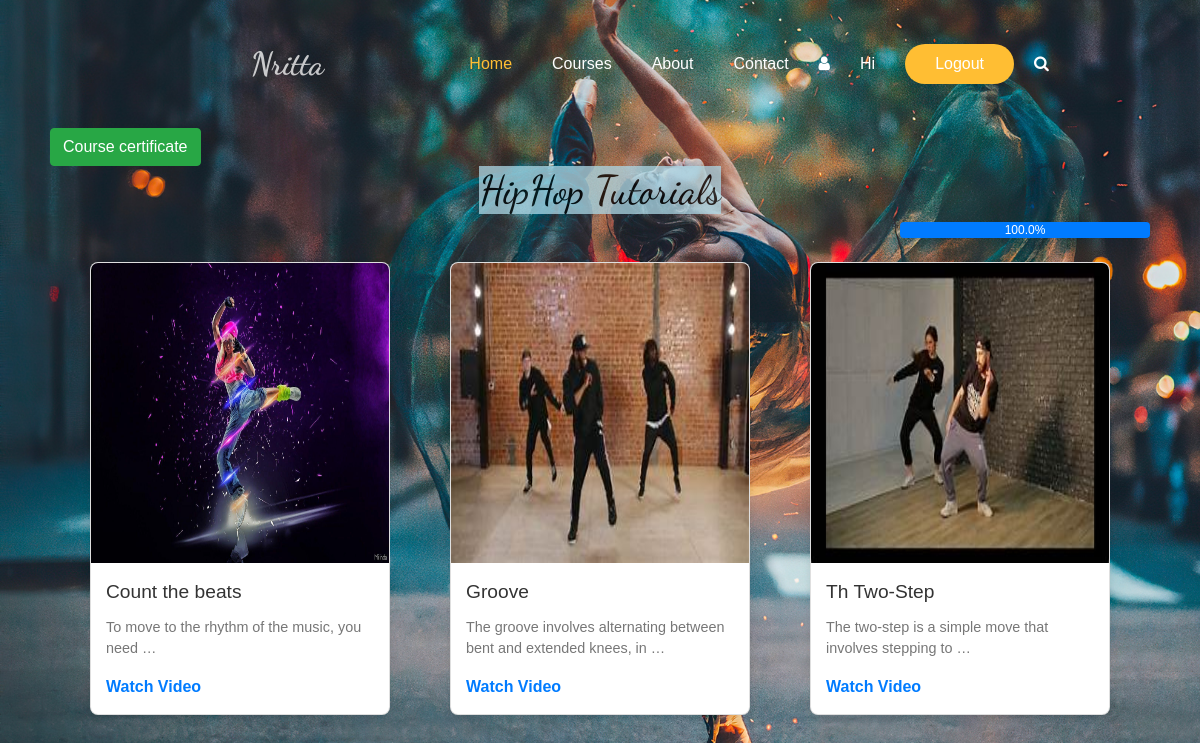
/tutorial/3/ (signed in), run on the app's committed database.
### Homeapp/models.py (models this page shows, shortened)
class DanceForms(models.Model):
    name = models.CharField(max_length=30)
    img = models.ImageField(upload_to="images")
    description = models.TextField()
    outcomes = models.TextField(null=True)
    duration = models.PositiveIntegerField()
    fees = models.FloatField()
    date = models.DateField(auto_now_add=True)

class Tutorials(models.Model):
    dance_forms = models.ForeignKey(DanceForms, on_delete=models.CASCADE)
    name = models.CharField(max_length=30)
    description = models.TextField()
    cover_img = models.ImageField(upload_to='cover image', null=True)
    vdo = models.FileField(upload_to='Tutorial_vdos')

### Homeapp/views.py (the view)
# urls.py: path('tutorial/<int:i>/', views.tutorial_fn, name="tt"),
@login_required(login_url='login')
def tutorial_fn(request, i):
    tut = Tutorials.objects.filter(dance_forms=i)
    df = DanceForms.objects.get(id=i)
    total_videos = len(tut)
    print(total_videos)
    try:
        progress = 100 / total_videos
        tv = TutorialProgress.objects.filter(user=request.user, course=df)
        total_watched_videos = len(tv)
        total_progress = total_watched_videos * progress
        print(total_progress)
    except:
        total_progress = 0
    print(df.name)
    return render(request, 'tutorial.html', {"ts": tut, "df": df, 'tp': total_progress})

### templates/tutorial.html (shortened to what this page needs)
{% extends 'base.html' %}
{% load static %}
{% block headerandslider %}
{% include 'navbar.html' %}
<div style="margin-left:50px;">
        {% if tp == 100 %}
        <a href="{% url 'cpdf' df.id %}"><button class="btn btn-success" type="submit">Course certificate</button></a>
        {% else %}
        <button class="btn btn-secondary" type="submit" disabled>Course certificate</button>
        {% endif %}
    </div>
<header>
    <h1> <span class="text-center" style="background-color:lightblue; color: #000;">{{df.name}} Tutorials</span></h1>
    </header>
    <div style="margin-left:900px; margin-right:50px;" class="progress">
      <div class="progress-bar progress-bar-success" role="progressbar" style="width: {{ tp }}%" >{{ tp }}%</div>
    </div>
    <div class="container">
    {% if ts %}
        {% for k in ts %}
        <div class="card mt-1">
            <img src="{{k.cover_img.url}}"  alt="Dance Tutorial 1">
            <div class="card-content">
                <div class="card-title">{{k.name}}</div>
                <div class="card-description">{{k.description|truncatewords:10}}</div>
                <a href="{% url 'wt' k.id %}" class="card-link">Watch Video</a>
            </div>
        </div>
        {% endfor %}
        {% else %}
        <p>No Tutorials found</p>
        {% endif %}
    </div>
{% endblock %}

### templates/base.html (shortened to what this page needs)
{% load static %}
<!DOCTYPE html>
<html>
<head>
  <link rel="stylesheet" type="text/css" href="{% static 'css/bootstrap.css' %}" />
  <link rel="stylesheet" type="text/css" href="https://cdnjs.cloudflare.com/ajax/libs/OwlCarousel2/2.3.4/assets/owl.carousel.min.css" />
  <link rel="stylesheet" href="https://cdnjs.cloudflare.com/ajax/libs/jquery-nice-select/1.1.0/css/nice-select.min.css" />
  <link href="{% static 'css/font-awesome.min.css' %}" rel="stylesheet" />
  <link href="{% static 'css/style.css' %}" rel="stylesheet" />
  <link href="{% static 'css/responsive.css' %}" rel="stylesheet" />
</head>
<body>
  <div class="hero_area">
    {% block headerandslider %}{% endblock %}
  </div>
</body>
</html>

### templates/navbar.html (shortened to what this page needs)
    <header class="header_section">
      <div class="container">
              <nav class="navbar navbar-expand-lg custom_nav-container ">
          <a class="navbar-brand" href="{% url 'home' %}">
            <span>
              Nritta
            </span>
          </a>
          <div class="collapse navbar-collapse" id="navbarSupportedContent">
            <ul class="navbar-nav  mx-auto ">
              <li class="nav-item active">
                <a class="nav-link" href="{% url 'home' %}">Home </a>
              </li>
              <li class="nav-item">
                <a class="nav-link" href="{% url 'home' %}#cs">Courses</a>
              </li>
              <li class="nav-item">
                <a class="nav-link" href="{% url 'home' %}#abt">About</a>
              </li>
                <li class="nav-item">
                <a class="nav-link" href="{% url 'home' %}#ftter">Contact</a>
              </li>
              <li class="user_option">
                 <a href="" class="user_link">
                <i class="fa fa-user" aria-hidden="true"></i>
              </a>
              </li>
              {% if request.user.is_authenticated %}
              <li class="nav-item">
                <a class="nav-link" href="">Hi {{request.user.first_name}}</a>
              </li>
              {% endif %}
            </ul>
            <div class="user_option">
              {% if request.user.is_authenticated %}
              <a href="{% url 'logout' %}" class="order_online">
                Logout
              </a>
              {% else %}
                <a href="{% url 'login' %}" class="order_online">
                Login
              </a>
              {% endif %}
              <form class="form-inline">
                <button class="btn  my-2 my-sm-0 nav_search-btn" type="submit">
                  <i class="fa fa-search" aria-hidden="true"></i>
                </button>
              </form>
            </div>
          </div>
        </nav>
      </div>
    </header>

### static/css/style.css (style rules this page uses)
body { font-family: "Open Sans", sans-serif; color: #0c0c0c; background-color: #fff; overflow-x: hidden; }
h1, h2 { font-family: 'Dancing Script', cursive; }
a, a:hover, a:focus { text-decoration: none; }
.btn, .btn:focus { outline: none !important; -webkit-box-shadow: none; box-shadow: none; }
.hero_area { position: relative; min-height: 100vh; display: -webkit-box; display: -ms-flexbox; display: flex; -webkit-box-orient: vertical; -webkit-box-direction: normal; -ms-flex-direction: column; flex-direction: column; }
.header_section { padding: 15px 0; }
.navbar-brand { font-family: 'Dancing Script', cursive; }
.navbar-brand span { font-weight: bold; font-size: 32px; color: #ffffff; }
.custom_nav-container { padding: 0; }
.custom_nav-container .navbar-nav { padding-left: 18%; }
.custom_nav-container .navbar-nav .nav-item .nav-link { padding: 5px 20px; color: #ffffff; text-align: center; border-radius: 5px; -webkit-transition: all 0.3s; transition: all 0.3s; }
.custom_nav-container .navbar-nav .nav-item:hover .nav-link, .custom_nav-container .navbar-nav .nav-item.active .nav-link { color: #ffbe33; }
.custom_nav-container .nav_search-btn { width: auto; height: auto; padding: 0; border: none; color: #ffffff; margin: 0 10px; }
.user_option { display: -webkit-box; display: -ms-flexbox; display: flex; -webkit-box-align: center; -ms-flex-align: center; align-items: center; }
.user_option a { margin: 0 10px; }
.user_option .user_link { color: #ffffff; }
.user_option .order_online { display: inline-block; padding: 8px 30px; background-color: #ffbe33; color: #ffffff; border-radius: 45px; -webkit-transition: all 0.3s; transition: all 0.3s; border: none; }

### static/css/responsive.css (style rules this page uses)
@media (min-width: 1200px) { .container { max-width: 1170px; } }

### templates/tutorial.html (style rules this page uses)
body { font-family: Arial, sans-serif; background-image: url("/static/images/tutorial_bg1.jpg"); background-size : cover; background-repeat : no-repeat; }
span { display: table; margin: 0 auto; opacity:0.75; }
.container { width: 90%; margin: 0 auto; display: flex; flex-wrap: wrap; justify-content: space-around; padding: 20px 0; }
.card { background-color: #fff; border-radius: 8px; box-shadow: 0 4px 8px rgba(0, 0, 0, 0.1); width: 300px; margin: 20px; overflow: hidden; transition: transform 0.2s; }
.card img { width: 100%; height: 300px; }
.card-content { padding: 15px; }
.card-title { font-size: 1.2em; margin-bottom: 10px; color: #333; }
.card-description { font-size: 0.9em; color: #777; margin-bottom: 15px; }
.card-link { text-decoration: none; color: #007BFF; font-weight: bold; }

### data on the page
DanceForms: name "HipHop"
Tutorials: cover_img (picture), name "Count the beats", description "To move to the rhythm of the music, you need …"
Tutorials: cover_img (picture), name "Groove", description "The groove involves alternating between bent and extended knees, in …"
Tutorials: cover_img (picture), name "Th Two-Step", description "The two-step is a simple move that involves stepping to …"

### other printed values
{{ tp }} "100.0"
